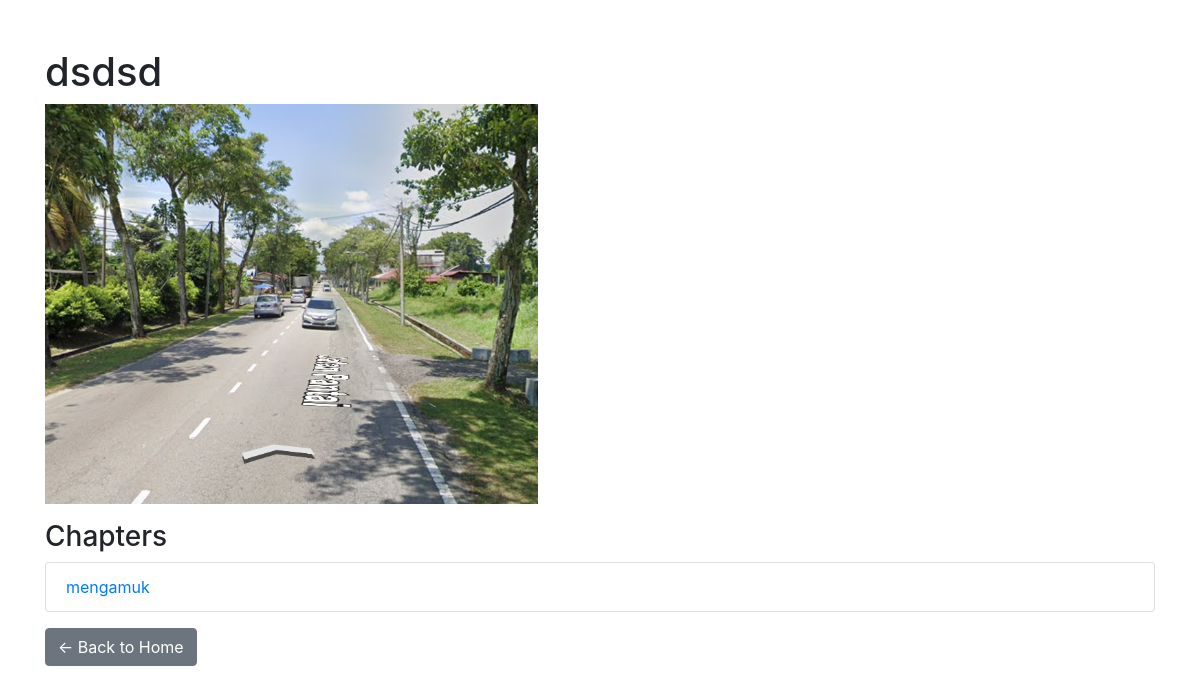
The page /manga/4 on the database its author committed.
### models.py (models this page shows)
class Manga(db.Model):
    id = db.Column(db.Integer, primary_key=True)
    title = db.Column(db.String(100), nullable=False)
    created_at = db.Column(db.DateTime, default=datetime.utcnow)
    chapters = db.relationship('Chapter', backref='manga', lazy=True, cascade="all, delete")
    cover_image = db.Column(db.String(255))
    description = db.Column(db.Text)  # 👈 Add this

class Chapter(db.Model):
    id = db.Column(db.Integer, primary_key=True)
    title = db.Column(db.String(100), nullable=False)
    manga_id = db.Column(db.Integer, db.ForeignKey('manga.id'), nullable=False)
    created_at = db.Column(db.DateTime, default=datetime.utcnow)
    images = db.relationship('ChapterImage', backref='chapter', lazy=True, cascade="all, delete")

### app.py (the view)
@app.route('/manga/<int:manga_id>')
def view_manga(manga_id):
    manga = Manga.query.get_or_404(manga_id)
    return render_template('manga_detail.html', manga=manga)

### templates/manga_detail.html (shortened to what this page needs)
<!DOCTYPE html>
<html>
<head>
    <link rel="stylesheet" href="{{ url_for('static', filename='css/bootstrap.min.css') }}">
</head>
<body class="container mt-5">
    <h1>{{ manga.title }}</h1>
    <img src="{{ url_for('uploaded_file', filename=manga.cover_image) }}" class="img-fluid mb-3" style="max-height: 400px;"><br>
    <h3>Chapters</h3>
    <ul class="list-group">
        {% for chapter in manga.chapters %}
            <li class="list-group-item">
                <a href="{{ url_for('read_chapter', chapter_id=chapter.id) }}">{{ chapter.title }}</a>
            </li>
        {% else %}
            <li class="list-group-item">No chapters uploaded yet.</li>
        {% endfor %}
    </ul>
    <a href="{{ url_for('index') }}" class="btn btn-secondary mt-3">← Back to Home</a>
</body>
</html>

### rows shown on the page
Manga: title "dsdsd", cover_image (picture)
Chapter: title "mengamuk"
